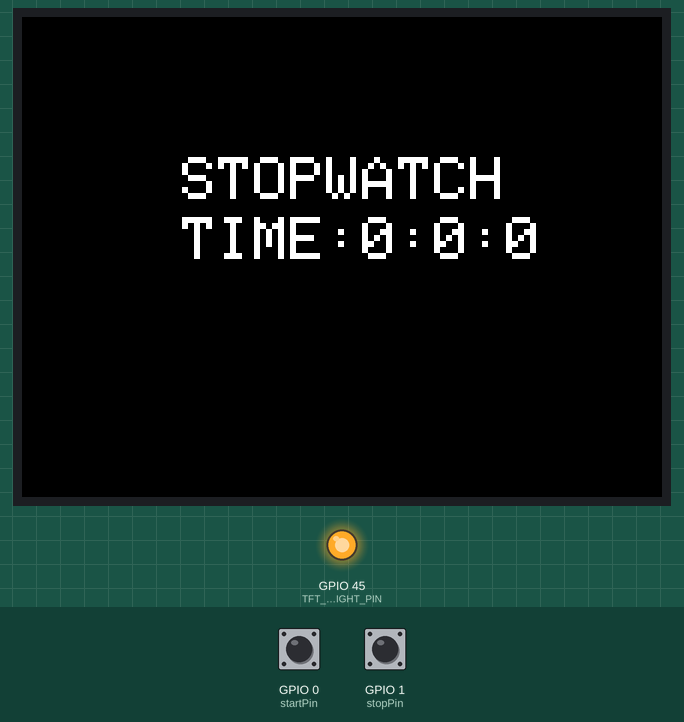
Recording of a sketch running on a simulated ESP32. Shown: 320×240 colour display, output pins drawn as LEDs (lit = HIGH). Inputs (shaded band) come from the test bench; at power-on: GPIO 1 (stopPin) LOW, GPIO 0 (startPin) LOW.

Above: at 0.3 s.
At 1.4 s:
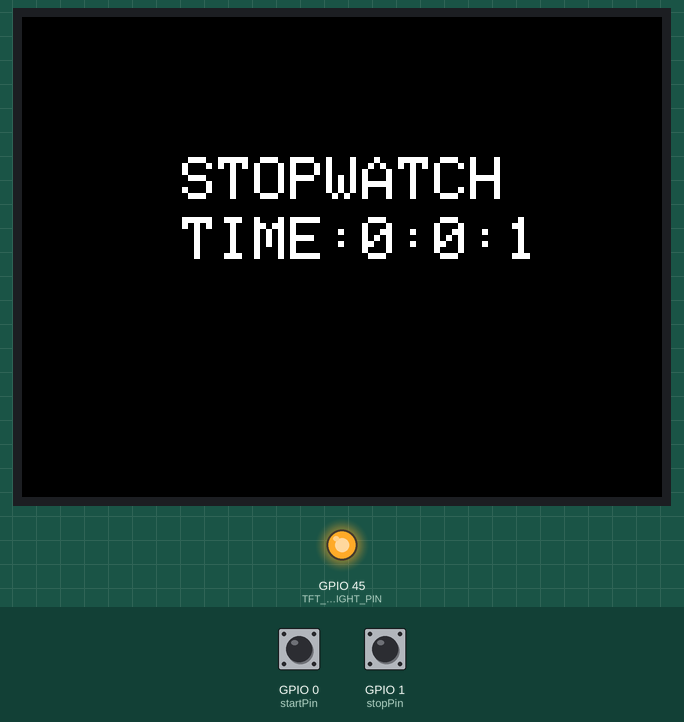
1.5 s: GPIO 1 (stopPin) pulled HIGH for 0.15 s
At 2.7 s:
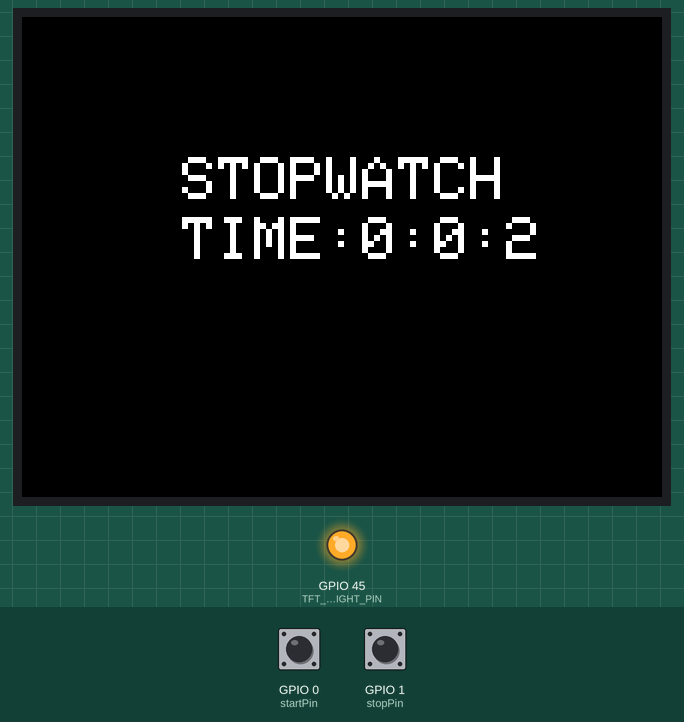
Timing chart, 0 to 4.5 s (numbered marks = the images above; inputs shaded):
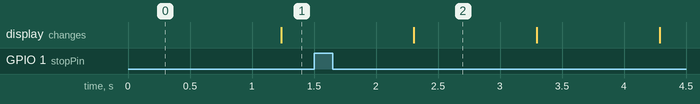

The sketch:

stopwatch.ino
```cpp
#include <SPI.h>
#include <TFT_eSPI.h>
#define TFT_BACKLIGHT_PIN 45
TFT_eSPI tft = TFT_eSPI();
const int startPin = 0;
const int stopPin = 1;
int start = 0;
int stop=0;
int h=0;
int m=0;
int s=0;
int ms=0;

void TFT_init(){
  //初始化TFT显示屏
  tft.init();
  tft.setRotation(3);
}

void stopwatch()
{

  tft.setCursor(80,100);  //定义数字的位置
  tft.setTextColor(TFT_WHITE,TFT_BLACK); tft.setTextSize(3);
  tft.print("TIME:");   //显示时间
  tft.print(h);         //显示时
  tft.print(":");
  tft.print(m);        //显示分钟
  tft.print(":");
  tft.print(s);        //显示秒
  tft.setCursor(3,1);

  ms=ms+10;
  delay(10);

 if(ms==590)
  {

   ms=0;
   s=s+1;
  }

  if(s==60)     //如果是分钟计数状态
  {
  s=0;
  m=m+1;
  }

  if(m==60)     //如果状态为小时数
  {
  m=00;
  h=h+01;
  }
  stop = digitalRead(stopPin);  //读取buton状态
 if(stop == HIGH)    //检查是否按下了按钮
 {
  stopwatch_stop();   //调用stopwatch_stop函数
 }
  else
  {
   stopwatch();   //调用秒表功能
  }
}
void stopwatch_stop()
{
  tft.setCursor(80,100);
  tft.print("TIME:");
  tft.print(h);
  tft.print(":");
  tft.print(m);
  tft.print(":");
  tft.print(s);
  tft.setCursor(3,1);

   start = digitalRead(startPin);   //读取button状态
 if(start == HIGH)
 {
  stopwatch();    //调用秒表功能
 }
 }

void setup()
{
  pinMode( TFT_BACKLIGHT_PIN ,OUTPUT);
  digitalWrite( TFT_BACKLIGHT_PIN ,HIGH);
  TFT_init();
  tft.fillScreen(TFT_BLACK);
  pinMode(startPin , INPUT);
}

void loop()
{
  tft.setCursor(80,70);
  tft.setTextColor(TFT_WHITE,TFT_BLACK); tft.setTextSize(3);
  tft.print("STOPWATCH");
  tft.setCursor(80,100);
  tft.print("TIME:");
  tft.print(h);
  tft.print(":");
  tft.print(m);
  tft.print(":");
  tft.print(s);
  start = digitalRead(startPin);//读取button状态
 if(start == LOW)
 {
  stopwatch();  //调用秒表功能
 }


}
```

Measured:
- what the display in image 2 shows lasts 1.0 s, from 2.3 s to 3.3 s
